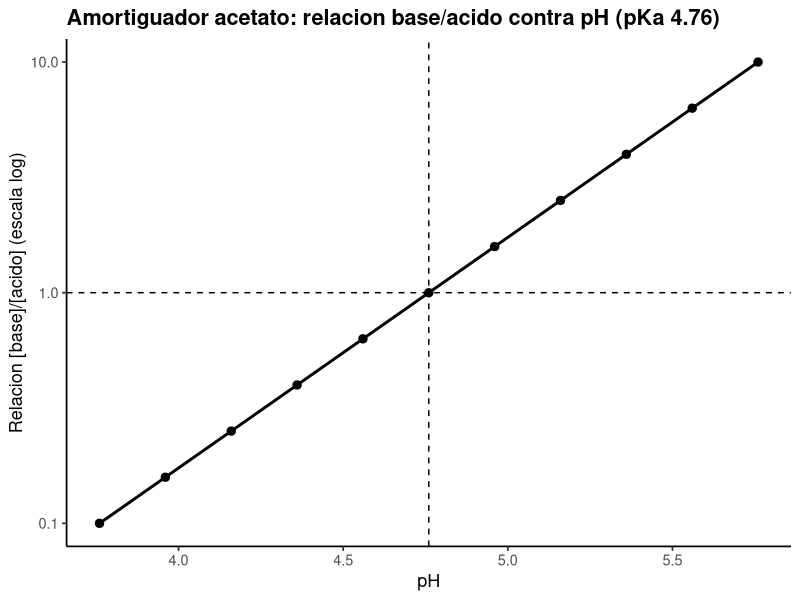
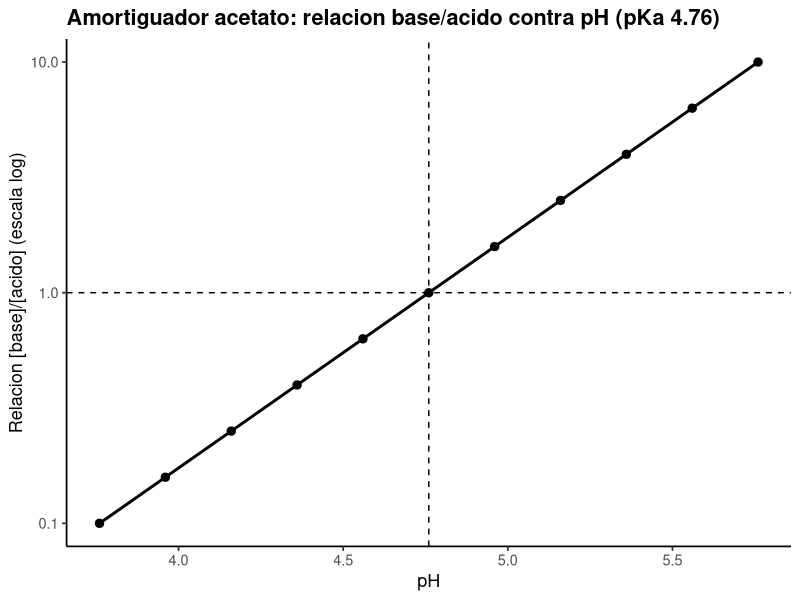

Here is the R script that generated these plots, in order:
# ==========================================================================
# P1. Preparacion de soluciones, filtracion y ajuste de pH
# ==========================================================================
# Autor: Dr. Jose Juan Torres Martinez
# Docente de Ciencias Quimicas
# Universidad Autonoma de San Luis Potosi (UASLP)
# Mexico
#
# Material academico para estudiantes
# Serie "Bioseparaciones" - Laboratorio, Practica 1. Soluciones y pH
#
# Descripcion: Se calcula la masa a pesar para cada solucion con masa = M * V * PM / pureza, y se calcula la relacion base/acido del amortiguador acetato con Henderson-Hasselbalch (pKa 4.76). Los datos de partida son las concentraciones y volumenes pedidos en la practica.
#
# Objetivos de aprendizaje:
#   - Calcular la masa a pesar con molaridad, volumen y pureza.
#   - Aplicar Henderson-Hasselbalch a un amortiguador acetato.
#   - Leer en la curva que relacion base/acido da cada pH.

# Datos: datos_preparaciones.csv (soluto, peso molecular, concentracion, volumen y pureza) y datos_amortiguador.csv (pH y relacion base/acido del amortiguador acetato).
# ==========================================================================

library(tidyverse)

# --------------------------------------------------------------------------
# 1. Masa a pesar para cada solucion
# --------------------------------------------------------------------------
# masa (g) = concentracion (mol/L) * volumen (L) * peso molecular (g/mol)
#   / pureza (fraccion). La pureza corrige que el reactivo no es 100% puro.
datos <- read_csv("datos_preparaciones.csv", show_col_types = FALSE)

datos <- datos %>%
  mutate(masa_g = concentracion_M * volumen_L *
           peso_molecular_g_mol / pureza)

print(datos)

# --------------------------------------------------------------------------
# 2. Amortiguador acetato: relacion base/acido contra pH
# --------------------------------------------------------------------------
# Henderson-Hasselbalch: pH = pKa + log10([base]/[acido]), pKa = 4.76.
# La relacion se calcula de cero: [base]/[acido] = 10^(pH - pKa).
pka <- 4.76

datos_am <- read_csv("datos_amortiguador.csv", show_col_types = FALSE)

datos_am <- datos_am %>%
  mutate(
    relacion_calculada = 10^(ph - pka),
    fraccion_base = relacion_calculada / (1 + relacion_calculada)
  )

print(datos_am)

# --------------------------------------------------------------------------
# 3. Grafica: relacion base/acido contra pH
# --------------------------------------------------------------------------
grafica <- ggplot(
  datos_am,
  aes(x = ph, y = relacion_calculada)
) +
  geom_vline(xintercept = pka, linetype = "dashed") +
  geom_hline(yintercept = 1, linetype = "dashed") +
  geom_line(linewidth = 1) +
  geom_point(size = 2.5) +
  scale_y_log10() +
  labs(
    x = "pH",
    y = "Relacion [base]/[acido] (escala log)",
    title = "Amortiguador acetato: relacion base/acido contra pH (pKa 4.76)"
  ) +
  theme_classic(base_size = 13) +
  theme(plot.title = element_text(face = "bold"))

print(grafica)

# --------------------------------------------------------------------------
# 4. Exportar la grafica
# --------------------------------------------------------------------------
ggsave("01_amortiguador.png", grafica,
       width = 18, height = 12, units = "cm", dpi = 300)

# --------------------------------------------------------------------------
# Interpretacion
# --------------------------------------------------------------------------
# - La masa a pesar crece con la concentracion, el volumen y el peso molecular, y sube un poco al corregir por pureza.
# - En pH = pKa la relacion base/acido es 1; por debajo manda el acido y por encima manda la base.

# --------------------------------------------------------------------------
# Que aprendimos
# --------------------------------------------------------------------------
# - La formula masa = M * V * PM / pureza resuelve cualquier preparacion de la practica.
# - Henderson-Hasselbalch dice que proporcion de base y acido mezclar para un pH objetivo.
